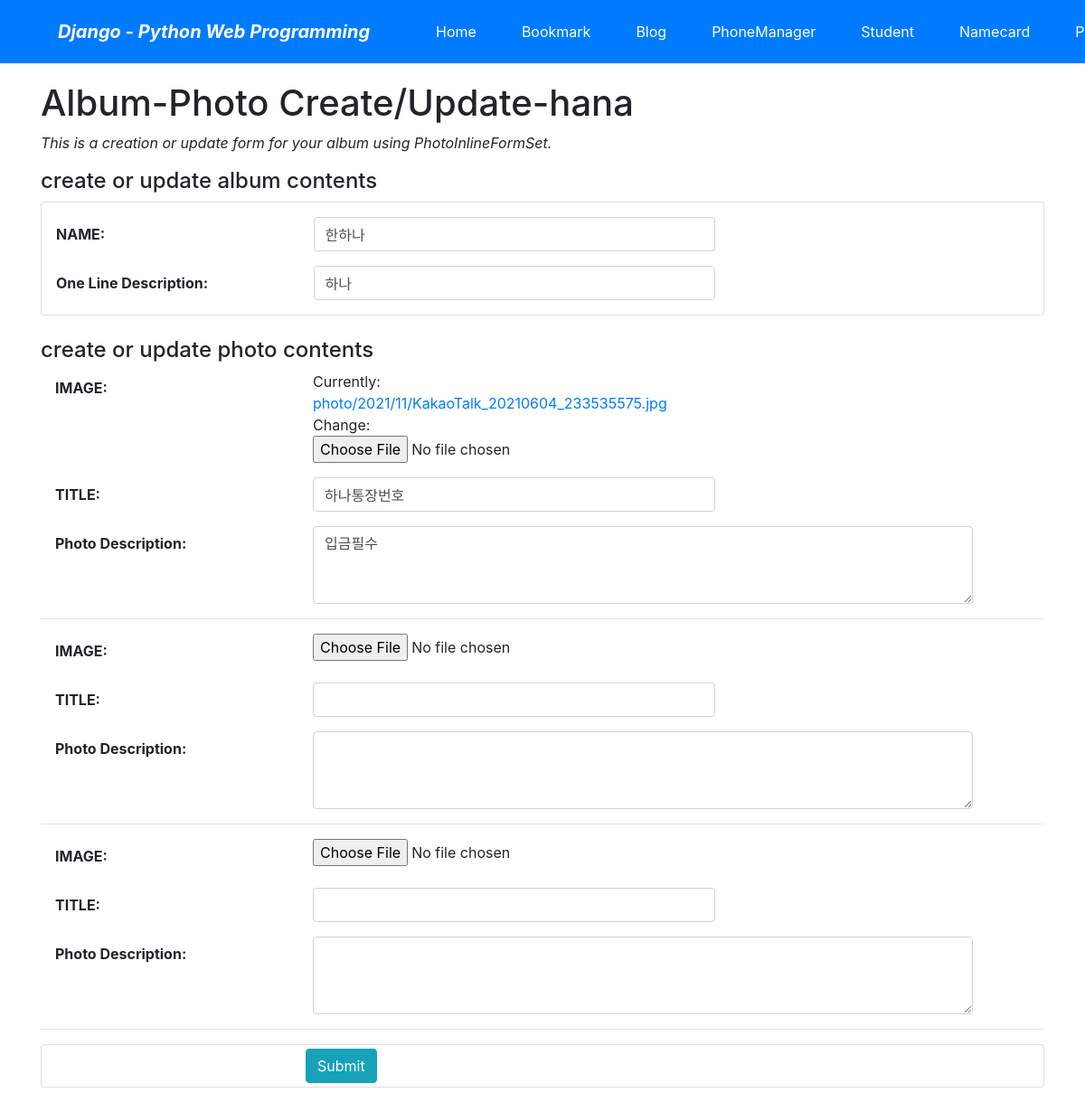
/photo/album/2/update/ (signed in), run on the app's committed database.
### photo/models.py (models this page shows, shortened)
class Album(models.Model):
    name=models.CharField('NAME', max_length=30)
    description=models.CharField('One Line Description', max_length=100, blank=True)
    owner = models.ForeignKey('auth.User', on_delete=models.CASCADE, verbose_name='OWNER', blank=True, null=True)
    class Meta:
        ordering=('name',)

class Photo(models.Model):
    album= models.ForeignKey(Album, on_delete=models.CASCADE)
    title=models.CharField('TITLE', max_length=30)
    description=models.TextField('Photo Description', blank=True)
    image=ThumbnailImageField('IMAGE',upload_to='photo/%Y/%m')
    upload_dt=models.DateTimeField('UPLOAD DATE', auto_now_add=True)
    owner = models.ForeignKey('auth.User', on_delete=models.CASCADE, verbose_name='OWNER', blank=True, null=True)
    class Meta:
        ordering=('title',)

### photo/views.py (the view, shortened to what this page needs)
# urls.py: path('album/<int:pk>/update/', views.AlbumPhotoUV.as_view(), name='album_update'),
class AlbumPhotoUV(OwnerOnlyMixin, UpdateView):
    model = Album
    fields = ('name','description')
    success_url = reverse_lazy('photo:index')
    def get_context_data(self, **kwargs):
        context = super().get_context_data(**kwargs)
        if self.request.POST:
            context['formset'] = PhotoInlineFormSet(self.request.POST, self.request.FILES, instance=self.object)
        else:
            context['formset'] = PhotoInlineFormSet(instance=self.object)
        return context

### mysite/views.py (called while the page is built)
    def dispatch(self, request, *args, **kwargs):
        obj=self.get_object()
        if request.user != obj.owner:
            return self.handle_no_permission()
        return super().dispatch(request, *args, **kwargs)

### photo/templates/photo/album_form.html (shortened to what this page needs)
{% extends "base.html" %}
{% load widget_tweaks %}
{% block content %}
<h1>Album-Photo Create/Update-{{user}}</h1>
<p class="font-italic">This is a creation or update form for your album using PhotoInlineFormSet.</p>
{% if form.is_multipart or formset.is_multipart %}
<form enctype="multipart/form-data" action="" method="post">
    {% else %}
     <form action="." method="post">
    {% endif %}
    <h4>create or update album contents</h4>
    <fieldset class="card pt-3">
    <div class="form-group row">
    {{ form.name|add_label_class:"col-form-label col-sm-3 ml-3 font-weight-bold"}}
    <div class="col-sm-5">
       {{ form.name|add_class:"form-control"|attr:"autofocus"}}
    </div>
    </div>
    <div class="form-group row">
       {{ form.description|add_label_class:"col-form-label col-sm-3 ml-3 font-weight-bold"}}
      <div class="col-sm-5">
         {{ form.description|add_class:"form-control"}}
      </div>
    </div>
    </fieldset>
    <br>
 <h4>create or update photo contents</h4>
    {% for form in formset %}
    <div class="form-group row">
    {{ form.image|add_label_class:"col-form-label col-sm-3 ml-3 font-weight-bold"}}
    <div class="col-sm-5">
       {{ form.image|add_class:"form-control-file"}}
    </div>
    </div>
    <div class="form-group row">
       {{ form.title|add_label_class:"col-form-label col-sm-3 ml-3 font-weight-bold"}}
      <div class="col-sm-5">
        {{ form.title|add_class:"form-control"}}
      </div>
    </div>
    <div class="form-group row">
    {{ form.description|add_label_class:"col-form-label col-sm-3 ml-3 font-weight-bold"}}
      <div class="col-sm-8">
          {{ form.description|add_class:"form-control"|attr:"rows:3"}}
      </div>
    </div>
    <hr>
    {% endfor %}
    <div class="form-group card py-1">
        <div class="offset-sm-3 col-sm-5">
             <input type="submit" value="Submit" class="btn btn-info">
        </div>
    </div>
     </form>
{% endblock %}

### data on the page
Album: name|add_label_class "NAME:", name "한하나", description|add_label_class "One Line Description:", description "하나"
Photo: image|add_label_class "IMAGE:", title|add_label_class "TITLE:", description|add_label_class "Photo Description:"

### other printed values
{{ user }} "hana"
